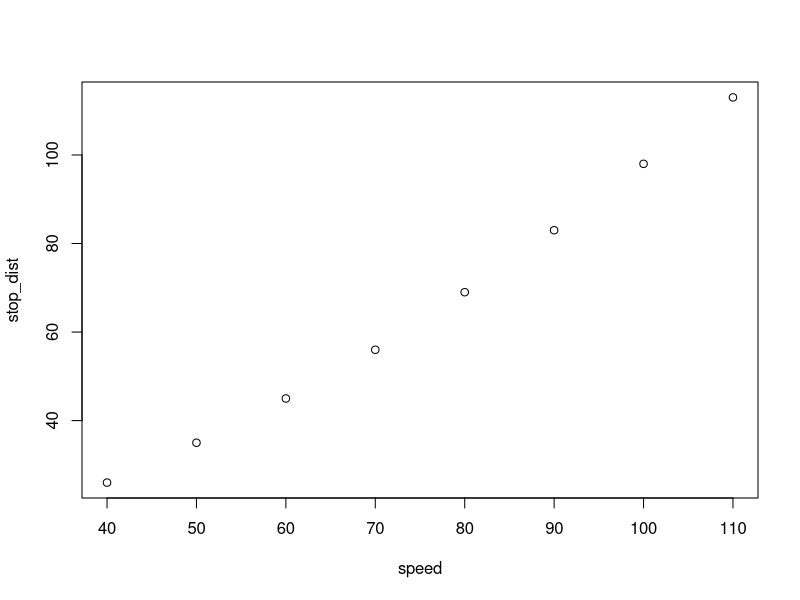
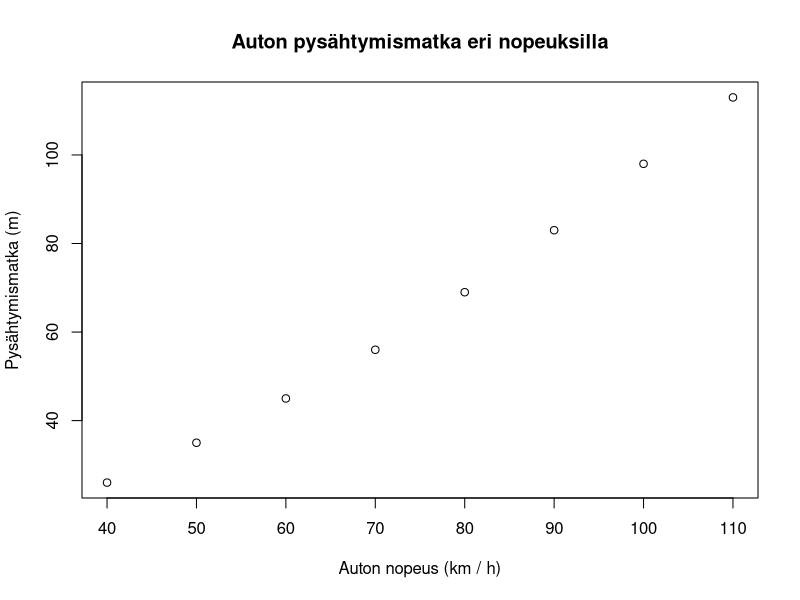
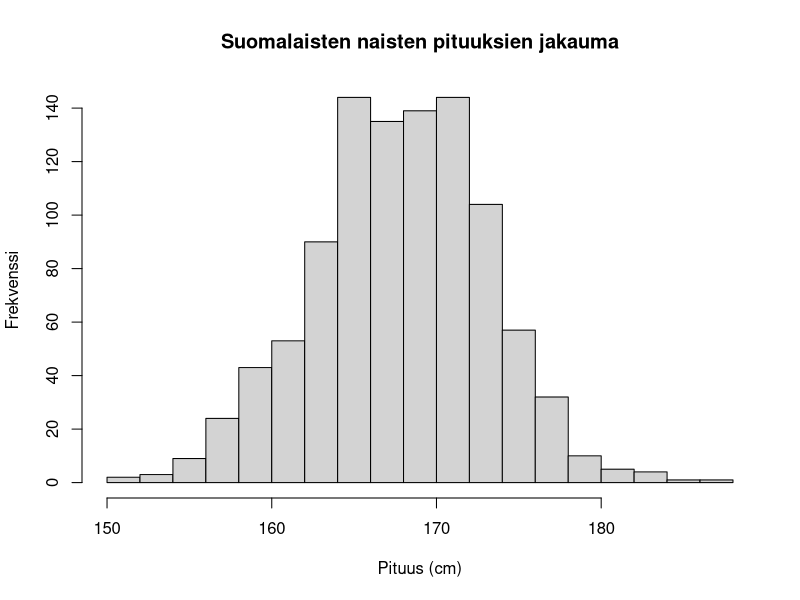
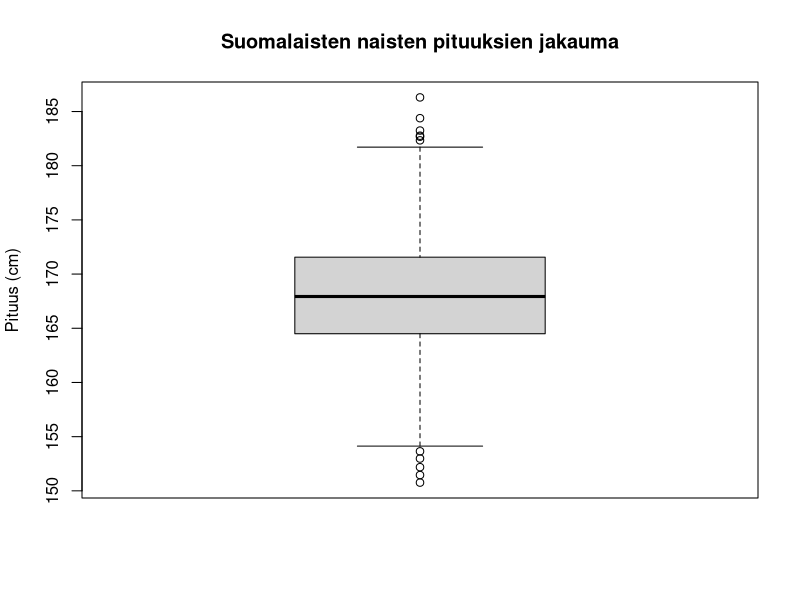
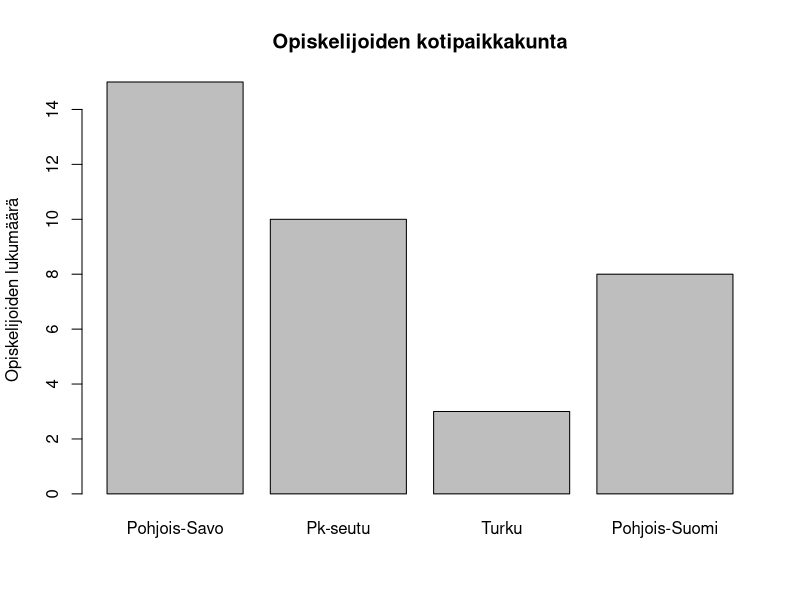
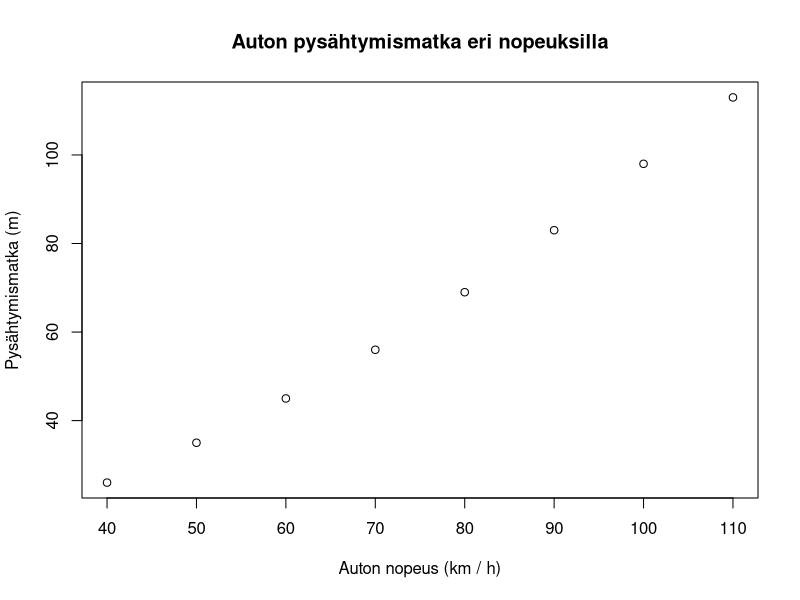
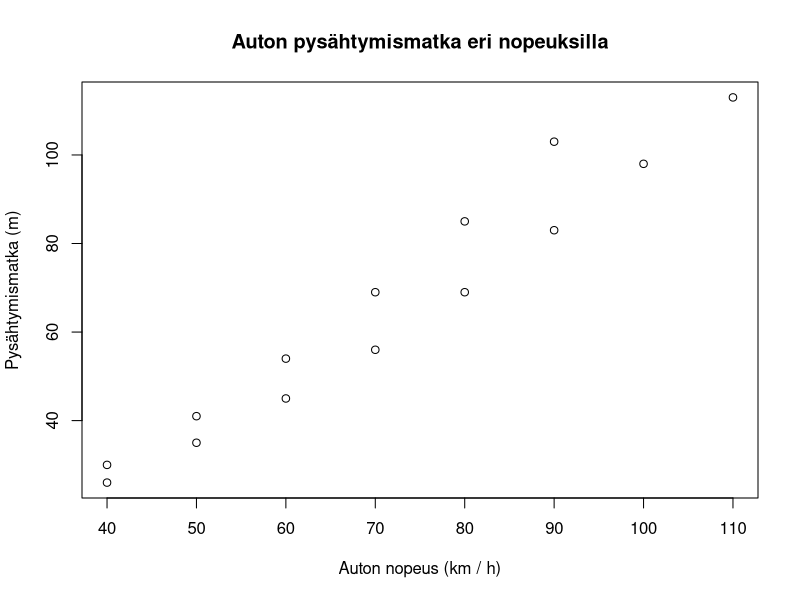
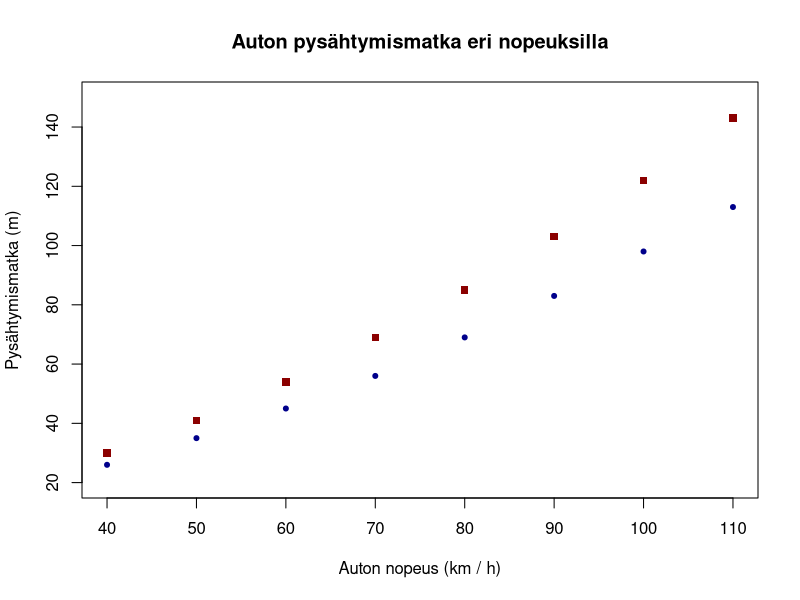

The R script that drew these images, in order:
## ---- chunk 1
# Car speeds (km/h)
speed <- seq(40, 110, by = 10)
# Stopping distances (m)
stop_dist <- c(26, 35, 45, 56, 69, 83, 98, 113)

plot(x = speed, y = stop_dist)
## ---- chunk 2
plot(x = speed, y = stop_dist,
     main = "Auton pysähtymismatka eri nopeuksilla",
     xlab = "Auton nopeus (km / h)", ylab = "Pysähtymismatka (m)")
## ---- chunk 3
# A vector of 1000 observations from a normal distribution of heights of Finnish women
heights <- rnorm(n = 1000, mean = 168, sd = 5.4)
hist(heights, breaks = 20, 
     main = "Suomalaisten naisten pituuksien jakauma",
     xlab = "Pituus (cm)", ylab = "Frekvenssi")
## ---- chunk 4
boxplot(heights, breaks = 20, 
     main = "Suomalaisten naisten pituuksien jakauma",
     ylab = "Pituus (cm)")
## ---- chunk 5
origin <- c("Pohjois-Savo" = 15, "Pk-seutu" = 10, "Turku" = 3,
            "Pohjois-Suomi" = 8)
origin
origin["Turku"]
barplot(origin, 
        main = "Opiskelijoiden kotipaikkakunta",
        ylab = "Opiskelijoiden lukumäärä")
## ---- chunk 6
plot(x = speed, y = stop_dist,
     main = "Auton pysähtymismatka eri nopeuksilla",
     xlab = "Auton nopeus (km / h)", ylab = "Pysähtymismatka (m)")
## ---- chunk 7
stop_dist_wet <- c(30, 41, 54, 69, 85, 103, 122, 143)
plot(x = speed, y = stop_dist,
     main = "Auton pysähtymismatka eri nopeuksilla",
     xlab = "Auton nopeus (km / h)", ylab = "Pysähtymismatka (m)")
points(x = speed, y = stop_dist_wet)
## ---- chunk 8
plot(x = speed, y = stop_dist,
     col = "darkblue", pch = 20,
     ylim = c(20, 150),
     main = "Auton pysähtymismatka eri nopeuksilla",
     xlab = "Auton nopeus (km / h)", ylab = "Pysähtymismatka (m)")
points(x = speed, y = stop_dist_wet, pch = 15, col = "darkred")
## ---- chunk 9
plot(x = speed, y = stop_dist,
     col = "darkblue", pch = 20,
     ylim = c(20, 150),
     main = "Auton pysähtymismatka eri nopeuksilla",
     xlab = "Auton nopeus (km / h)", ylab = "Pysähtymismatka (m)")

points(x = speed, y = stop_dist_wet, pch = 15, col = "darkred")

legend(x = 40, y = 150,
       legend = c("Märkä keli", "Kuiva keli"),
       pch = c(15, 20), col = c("darkred", "darkblue"))
## ---- chunk 10
# Create vecotr of squared speeds to fit second order polynomial
speed_squared <- speed^2

# Model for dry weather
model_dry <- lm(stop_dist ~ speed + speed_squared)
prediction_dry <- model_dry$fitted.values

# Model for rainy weather
model_wet <- lm(stop_dist_wet ~ speed + speed_squared)
prediction_wet <- model_wet$fitted.values
## ---- chunk 11
plot(x = speed, y = stop_dist,
     col = "darkblue", pch = 20,
     ylim = c(20, 150),
     main = "Auton pysähtymismatka eri nopeuksilla",
     xlab = "Auton nopeus (km / h)", ylab = "Pysähtymismatka (m)")

points(x = speed, y = stop_dist_wet, pch = 15, col = "darkred")

legend(x = 40, y = 150,
       legend = c("Märkä keli", "Kuiva keli"),
       pch = c(15, 20), col = c("darkred", "darkblue"))

lines(speed, prediction_dry, lty = "dashed")
lines(speed, prediction_wet, lty = "dashed")
## ---- chunk 12
plot(x = speed, y = stop_dist,
     col = "darkblue", pch = 20,
     ylim = c(20, 150),
     main = "Auton pysähtymismatka eri nopeuksilla",
     xlab = "Auton nopeus (km / h)", ylab = "Pysähtymismatka (m)")

points(x = speed, y = stop_dist_wet, pch = 15, col = "darkred")

legend(x = 40, y = 150,
       legend = c("Märkä keli", "Kuiva keli",
                  "Ennuste märälle kelille",
                  "Ennuste kuivalle kelille"),
       pch = c(15, 20, NA, NA),
       lty = c(NA, NA, "dashed", "dashed"),
       col = c("darkred", "darkblue", "darkred", "darkblue"))

lines(speed, prediction_dry, lty = "dashed", col = "darkblue")
lines(speed, prediction_wet, lty = "dashed", col = "darkred")
## ---- chunk 13
plot(x = speed, y = stop_dist,
     col = "darkblue", pch = 20,
     ylim = c(20, 150),
     main = "Auton pysähtymismatka eri nopeuksilla",
     xlab = "Auton nopeus (km / h)", ylab = "Pysähtymismatka (m)")

points(x = speed, y = stop_dist_wet, pch = 15, col = "darkred")

legend(x = 40, y = 150,
       legend = c("Märkä keli", "Kuiva keli",
                  "Ennuste märälle kelille",
                  "Ennuste kuivalle kelille"),
       pch = c(15, 20, NA, NA),
       lty = c(NA, NA, "dashed", "dashed"),
       col = c("darkred", "darkblue", "darkred", "darkblue"))

lines(speed, prediction_dry, lty = "dashed", col = "darkblue")
lines(speed, prediction_wet, lty = "dashed", col = "darkred")

text(x = 95, y = 145, labels = "ERO JOPA 30 M!!") 
